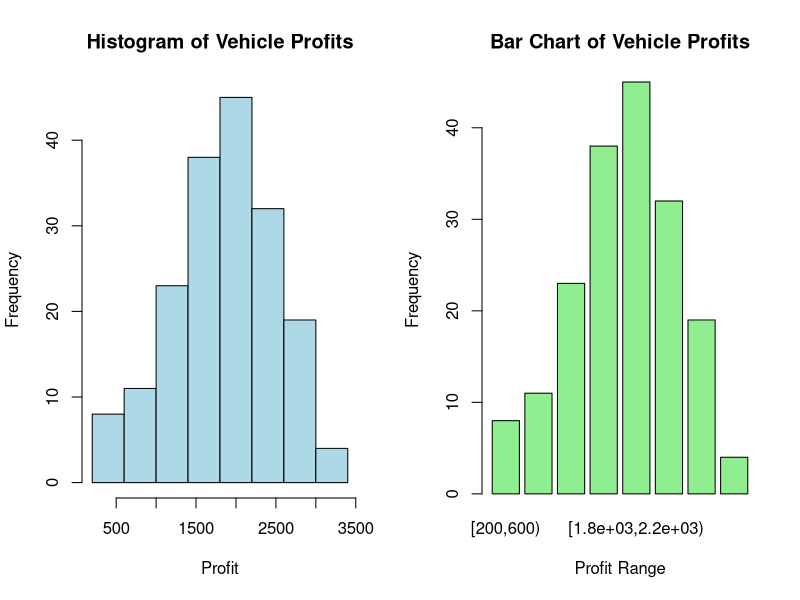

Generate this figure with R:
#Page No.26
profit_data <- c(1387, 2148, 2201, 963, 820, 2230, 3043, 2584, 2370, 
                 1754, 2207, 996, 1298, 1266, 2341, 1059, 2666, 2637, 
                 1817, 2252, 2813, 1410, 1741, 3292, 1674, 2991, 1426, 
                 1040, 1428, 323, 1553, 1772, 1108, 1807, 934, 2944,
                 1273, 1889, 352, 1648, 1932, 1295, 2056, 2063, 2147, 
                 1529, 1166, 482, 2071, 2350, 1344, 2236, 2083, 1973, 
                 3082, 1320, 1144, 2116, 2422, 1906, 2928, 2856, 2502,
                 1951, 2265, 1485, 1500, 2446, 1952, 1269, 2989, 783,
                 2692, 1323, 1509, 1549, 369, 2070, 1717, 910, 1538,
                 1206, 1760, 1638, 2348, 978, 2454, 1797, 1536, 2339,
                 1342, 1919, 1961, 2498, 1238, 1606, 1955, 1957, 2700,
                 443, 2357, 2127, 294, 1818, 1680, 2199, 2240, 2222,
                 754, 2866, 2430, 1115, 1824, 1827, 2482, 2695, 2597,
                 1621, 732, 1704, 1124, 1907, 1915, 2701, 1325, 2742,
                 870, 1464, 1876, 1532, 1938, 2084, 3210, 2250, 1837,
                 1174, 1626, 2010, 1688, 1940, 2639, 377, 2279, 2842,
                 1412, 1762, 2165, 1822, 2197, 842, 1220, 2626, 2434,
                 1809, 1915, 2231, 1897, 2646, 1963, 1401, 1501, 1640,
                 2415, 2119, 2389, 2445, 1461, 2059, 2175, 1752, 1821,
                 1546, 1766, 335, 2886, 1731, 2338, 1118, 2058, 2487)

breaks_fixed <- seq(200, 3400, by = 400)

freq_table <- table(cut(profit_data, breaks_fixed, right = FALSE))

print(freq_table)

par(mfrow = c(1, 2))

hist(profit_data, breaks = breaks_fixed, main = "Histogram of Vehicle Profits", 
     xlab = "Profit", ylab = "Frequency", col = "lightblue", border = "black")

barplot(freq_table, 
        main = "Bar Chart of Vehicle Profits", 
        xlab = "Profit Range", ylab = "Frequency", col = "lightgreen")
